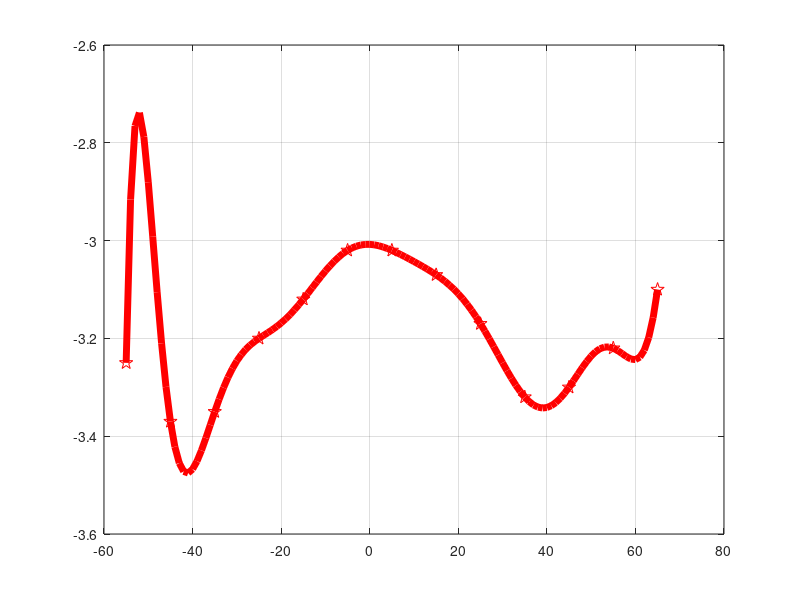

MATLAB code to generate this figure:
x=[65,55,45,35,25,15,5,-5,-15,-25,-35,-45,-55];
y=[-3.1,-3.22,-3.3,-3.32,-3.17,-3.07,-3.02,-3.02,-3.12,-3.2,-3.35,-3.37,-3.25];
p12=polyfit(x,y,12);
t=-55:1:65;
p12t=polyval(p12,t);
plot(x,y,'rp','Markersize',10)
grid on
hold on
plot(t,p12t,'-r', 'LineWidth',5)
